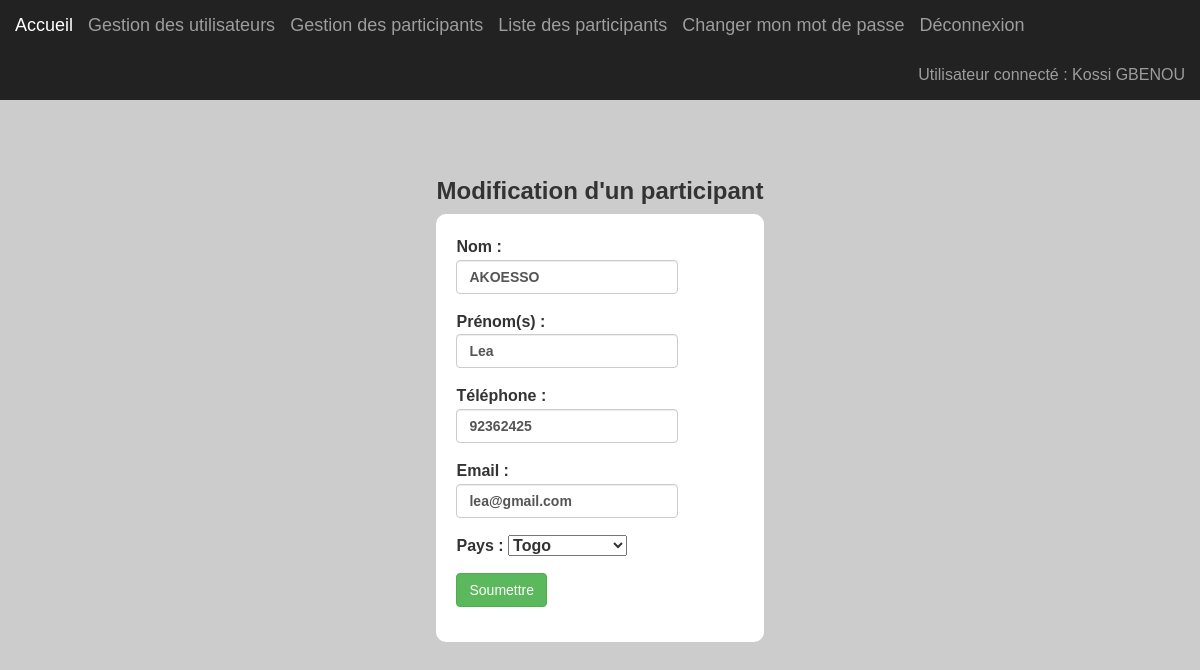
The page /admin/participantModification.php?id=19 (signed in) on the database its author committed.
### tables this page shows
CREATE TABLE IF NOT EXISTS `utilisateurs` (
  `id` int NOT NULL AUTO_INCREMENT,
  `nom` varchar(50) NOT NULL,
  `prenoms` varchar(50) NOT NULL,
  `login` varchar(10) NOT NULL,
  `mot_de_passe` varchar(50) NOT NULL,
  `id_profil` int NOT NULL,
  `compte_actif` tinyint NOT NULL,
  PRIMARY KEY (`id`),
  KEY `id_profil` (`id_profil`)
);

CREATE TABLE IF NOT EXISTS `participants` (
  `id` int NOT NULL AUTO_INCREMENT,
  `nom` varchar(50) NOT NULL,
  `prenoms` varchar(50) NOT NULL,
  `telephone` varchar(15) NOT NULL,
  `email` varchar(50) NOT NULL,
  `date_creation` datetime NOT NULL,
  `date_modification` datetime NOT NULL,
  `id_pays` int NOT NULL,
  PRIMARY KEY (`id`),
  KEY `id_pays` (`id_pays`)
);

CREATE TABLE IF NOT EXISTS `pays` (
  `id` int NOT NULL AUTO_INCREMENT,
  `libelle` varchar(50) NOT NULL,
  `indicatif` varchar(5) NOT NULL,
  PRIMARY KEY (`id`)
);

### common_ressources/fonctions.php (called while the page is built, shortened)
<?php
function verification_profil($connexion, $login) {
    $sql = 'SELECT libelle FROM profils WHERE id = (SELECT id_profil FROM utilisateurs WHERE login = "' . $login . '")';
    $resultat = $connexion->query($sql);
    while ($row = $resultat->fetch_array(MYSQLI_ASSOC)) {
        $message = $row;
    }
    return $message;
}
function recuperer_utilisateur($connexion, $login) {
    $requete = "SELECT nom, prenoms, compte_actif, utilisateurs.id FROM utilisateurs, profils WHERE utilisateurs.id_profil=profils.id AND login='" . $login . "' ";
    $resultat = $connexion->query($requete);
    $utilisateur = $resultat->fetch_array(MYSQLI_ASSOC);
    return $utilisateur;
}
function recuperer_participant_par_id($connexion, $id) {
    $requete = "SELECT * FROM participants WHERE id = $id";
    $resultat = $connexion->query($requete);
    $participant = $resultat->fetch_array(MYSQLI_ASSOC);
    return $participant;
}
function recuperer_pays($connexion) {
    $sql = "SELECT * FROM pays";
    $resultat = $connexion->query($sql);
    $pays = array();
    while ($row = $resultat->fetch_array(MYSQLI_ASSOC)) {
        $pays[] = $row;
    }
    return $pays;
}
function recuperer_libelle_pays_from_id($connexion, $id) {
    $sql = "SELECT libelle from pays WHERE id = '$id'";
    $resultat = $connexion->query($sql);
    $libelle = $resultat->fetch_array(MYSQLI_ASSOC);
    return $libelle['libelle'];
}
?>

### admin/participantModification.php (the view, shortened to what this page needs)
<?php
    require_once("../common_ressources/fonctions.php");
    $pays = recuperer_pays($mysqli);
    $participant = recuperer_participant_par_id($mysqli, $_GET['id']);
?>
<!DOCTYPE html>
<html>
    <head>
        <link rel="stylesheet" type="text/css" href="../assets/bootstrap/css/bootstrap.css">
        <link rel="stylesheet" type="text/css" href="../assets/bootstrap/css/font-awesome.min.css">
        <link rel="stylesheet" type="text/css" href="../assets/css/dashboard.css">
        <link rel="stylesheet" type="text/css" href="../assets/css/stylesucces.css">
        <link rel="stylesheet" type="text/css" href="../assets/css/styleModification.css">
    </head>
    <body>
        <nav class="navbar navbar-inverse navbar-fixed-top">
            <div class="container-fluid">
                <div id="navbar" class="navbar-collapse collapse">
                    <ul class="nav navbar-nav navbar-left">
                        <li><a class="navbar-brand" href="../accueil.php">Accueil</a></li>
                        <?php
                            $profil = verification_profil($mysqli, $_SESSION['login']);
                            if ($profil['libelle'] == "admin") {
                                ?>
                                <li><a class="navbar-brand" href="./gestionUtilisateur.php">Gestion des utilisateurs</a></li>
                                <li><a class="navbar-brand" href="./participantGestion.php">Gestion des participants</a></li>
                        <?php } ?>
                        <li><a class="navbar-brand" href="../participantListeRecherche.php">Liste des participants</a></li>
                        <li><a class="navbar-brand" href="./reinitialiserMotdepasse.php">Changer mon mot de passe</a></li>
                        <li><a class="navbar-brand" href="../accueil.php?logout=ok">Déconnexion</a></li>
                    </ul>
                    <ul class="nav navbar-nav navbar-right">
                        <li>
                            <a href="">
                                <?php
                                $utilisateur = recuperer_utilisateur($mysqli, $_SESSION['login']);
                                echo "Utilisateur connecté : ";
                                echo $utilisateur['prenoms'];
                                echo $utilisateur['nom'];
                                ?>
                            </a>
                        </li>
                    </ul>
                </div>
            </div>
        </nav>
        <div class="container">
            <div class="row">
                <div class="centrerListe">
                    <div>
                        <h3><strong>Modification d'un participant</strong></h3>
                        <div class="bgContent">
                            <form method="POST" action="#" enctype="multipart/form-data">
                                <p>
                                    <label>Nom :
                                        <input type="text" name="nom" value="<?php echo $participant['nom']; ?>" class="form-control">
                                    </label>
                                </p>
                                <p>
                                    <label>Prénom(s) :
                                        <input type="text" name="prenom" value="<?php echo $participant['prenoms']; ?>" class="form-control">
                                    </label>
                                </p>
                                <p>
                                    <label>Téléphone :
                                        <input type="text" name="telephone" value="<?php echo $participant['telephone']; ?>" class="form-control">
                                    </label>
                                </p>
                                <p>
                                    <label>Email :
                                        <input type="text" name="email" value="<?php echo $participant['email']; ?>" class="form-control">
                                    </label>
                                </p>
                                <p>
                                    <label>Pays :
                                        <select name="pays">
                                            <?php
                                            foreach ($pays as $paysInd) {
                                            ?>
                                            <option
                                                <?php
                                                    $libPaysParticipant = recuperer_libelle_pays_from_id($mysqli, $participant['id_pays']);
                                                    if($paysInd['libelle'] == $libPaysParticipant) {echo 'selected';}
                                                ?>
                                            >
                                            <?php
                                                echo $paysInd['libelle'];
                                            ?>
                                            </option>
                                        <?php
                                            }
                                        ?>
                                        </select>
                                    </label>
                                </p>
                                <p>
                                    <label>
                                        <input type="submit" name="maj_participant" value="Soumettre" class="btn btn-success">
                                    </label>
                                </p>
                            </form>
                        </div>
                    </div>
                </div>
            </div>
        </div>
    </body>
</html>

### assets/css/dashboard.css (style rules this page uses)
body { padding-top: 50px; }
.navbar-fixed-top { border: 0; }

### assets/css/styleModification.css (style rules this page uses)
body { background-color: #ccc; line-height: 1.6em; font-weight: 300; margin: 0; padding: 0; font-size: 16px; font-family: 'Lane', sans-serif; }
.centrerListe { display: flex; justify-content: center; align-items: center; min-height: 100vh; }
.bgContent { background-color: #fff; border-radius: 10px; padding: 20px; }

### rows shown on the page
utilisateurs: prenoms "Kossi", nom "GBENOU"
participants: nom "AKOESSO", prenom "Lea", telephone "92362425", email "lea@gmail.com", pays "Togo"
